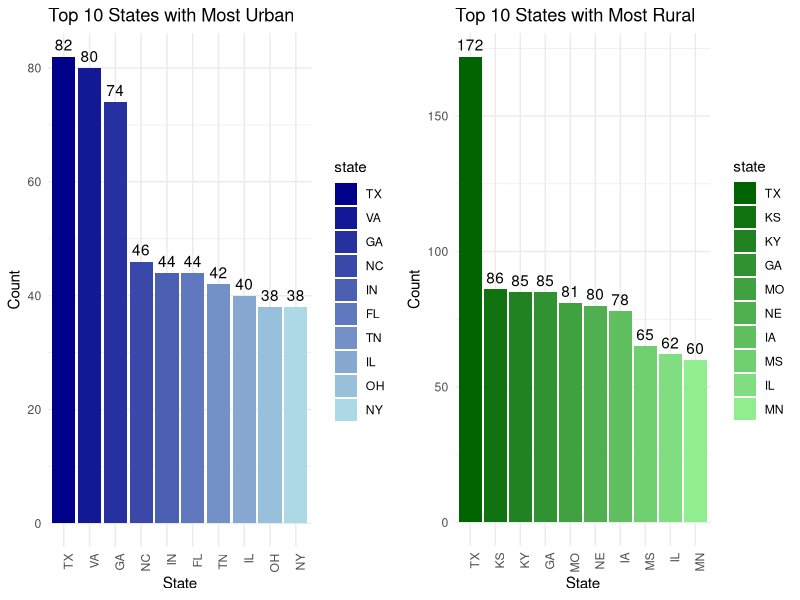
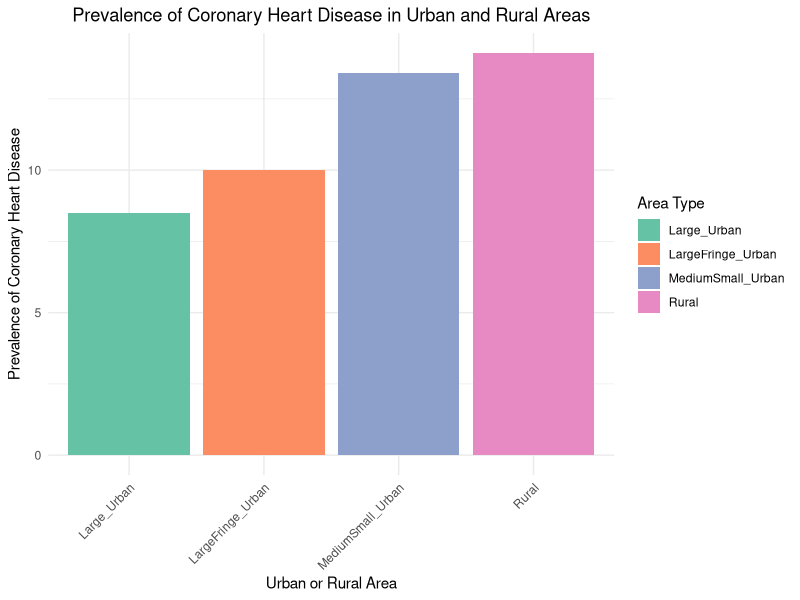
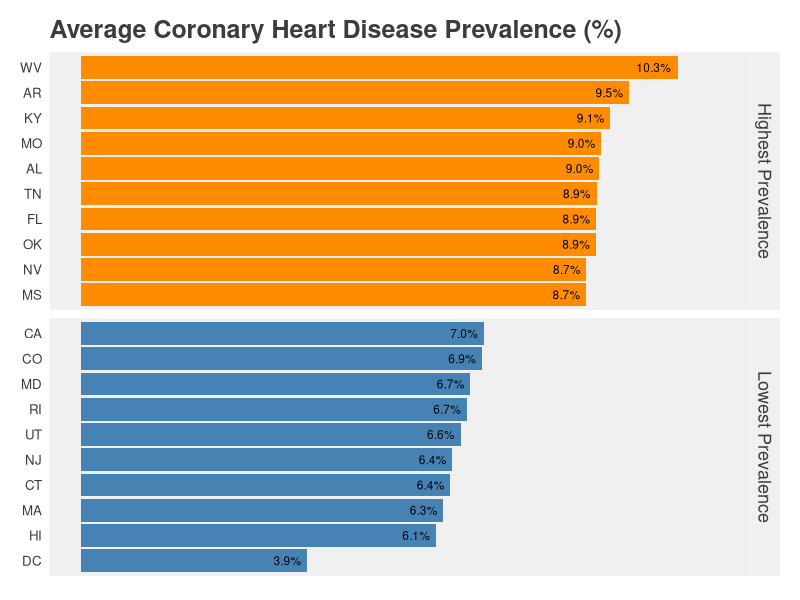
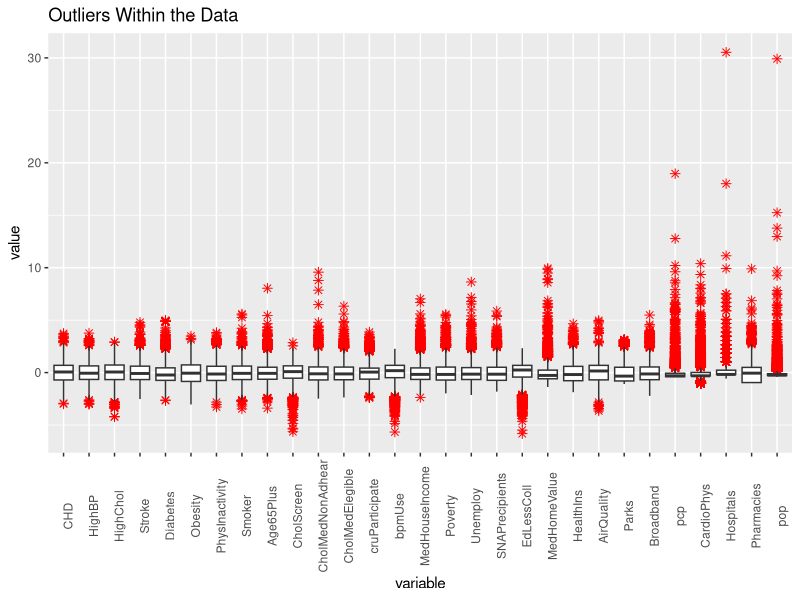

Source code (R) for these figures, in order: (Note: this script raises an error after producing the figures.)
## ---- chunk 1
knitr::opts_chunk$set(echo = FALSE, message = FALSE, warning = FALSE)

library(readr)
library(tidyverse)
library(gridExtra)
library(ggthemes)
library(reshape2)

## ---- chunk 2
cdc_clean <- read_csv("data/cleanCDC.csv")
cdc <- read_csv("../data/CDC_all.csv")

## ---- chunk 3
rmarkdown::paged_table(head(cdc_clean, n=20))

## ---- chunk 4
# Reverse the color palette
color_func <- colorRampPalette(c("lightgreen", "darkgreen"))
custom_colors <- rev(color_func(10))

# Select top 10 rural states
top_rural <- cdc %>%
  filter(UrbanRural == "Rural") %>%
  group_by(state) %>%
  summarise(count = n()) %>%
  arrange(count) %>%
  slice_tail(n = 10) %>%
  mutate(state = factor(state, levels = rev(state)))

# Plot top 10 rural states
mostRural = ggplot(top_rural, aes(x = state, y = count, fill = state)) +
  geom_bar(stat = "identity") +
  geom_text(aes(label = count), vjust = -0.5) +
  labs(title = "Top 10 States with Most Rural",
       x = "State", y = "Count") +
  scale_fill_manual(values = custom_colors) +
  theme_minimal() +
  theme(axis.text.x = element_text(angle = 90, hjust = 1))

## ---- chunk 5
# Reverse the color palette
color_func <- colorRampPalette(c("lightblue", "darkblue"))
custom_colors <- rev(color_func(10))

# Select top 10 urban states
top_urban <- cdc %>%
  filter(grepl("Urban", UrbanRural)) %>%
  group_by(state) %>%
  summarise(count = n()) %>%
  arrange(count) %>%
  slice_tail(n = 10) %>%
  mutate(state = factor(state, levels = rev(state)))

# Plot top 10 urban states
mostUrban = ggplot(top_urban, aes(x = state, y = count, fill = state)) +
  geom_bar(stat = "identity") +
  geom_text(aes(label = count), vjust = -0.5) +
  labs(title = "Top 10 States with Most Urban",
       x = "State", y = "Count") +
  scale_fill_manual(values = custom_colors) +
  theme_minimal() +
  theme(axis.text.x = element_text(angle = 90, hjust = 1))

## ---- chunk 6
# Arrange plots side by side
grid.arrange(mostUrban, mostRural, ncol = 2)
## ---- chunk 7
library(RColorBrewer)
colors <- brewer.pal(4, "Set2")

ggplot(data = cdc, aes(x = `UrbanRural`, y = `CHD`, fill = `UrbanRural`)) +
  geom_bar(stat = "identity", position = "dodge") +
  scale_fill_manual(values = colors) +
  labs(x = "Urban or Rural Area", 
       y = "Prevalence of Coronary Heart Disease", 
       fill = "Area Type",
       title = "Prevalence of Coronary Heart Disease in Urban and Rural Areas") +
  theme_minimal() +
  theme(axis.text.x = element_text(angle = 45, hjust = 1),
        plot.title = element_text(hjust = 0.5))
## ---- chunk 8
# Top 10 states with highest prevalence
highest_prevalence <- cdc %>%
  group_by(state) %>%
  summarise(average_CHD = mean(CHD, na.rm = TRUE)) %>%
  arrange(desc(average_CHD)) %>%
  slice(1:10) %>%
  mutate(average_CHD_text = sprintf("%.1f%%", average_CHD))

# Top 10 states with lowest prevalence
lowest_prevalence <- cdc %>%
  group_by(state) %>%
  summarise(average_CHD = mean(CHD, na.rm = TRUE)) %>%
  arrange(average_CHD) %>%
  slice(1:10) %>%
  mutate(average_CHD_text = sprintf("%.1f%%", average_CHD))

# Add a new column to differentiate between the two groups
highest_prevalence$group <- "Highest Prevalence"
lowest_prevalence$group <- "Lowest Prevalence"

# Combine the two data frames
combined_prevalence <- rbind(highest_prevalence, lowest_prevalence)

# Create the plot
ggplot(combined_prevalence, aes(x = reorder(state, average_CHD), y = average_CHD)) +
  geom_bar(stat = "identity", aes(fill = group)) +
  geom_text(aes(label = average_CHD_text), hjust = 1.2, size = 3) +
  coord_flip() +
  facet_grid(group ~ ., scales = "free", space = "free") +
  scale_y_continuous(limits = c(0, 11)) +
  scale_fill_manual(values = c("darkorange", "steelblue")) +
  theme_fivethirtyeight() +
  theme(axis.title.x = element_blank(), 
        axis.text.x = element_blank(), 
        axis.ticks.x = element_blank(), 
        legend.position = "none",
        panel.grid.major = element_blank(), 
        panel.grid.minor = element_blank(), 
        plot.background = element_blank(),
        strip.text = element_text(size = 13))+
  ggtitle("Average Coronary Heart Disease Prevalence (%)")

## ---- chunk 9
cdc_out <- cdc_clean %>% 
  select(-c("County", "State", "UrbanRural"))

# Scale the data
cdc_out <- as.data.frame(scale(cdc_out))

# Reshape the data to long format
cdc_out_long <- melt(cdc_out, id.vars = NULL)

# Create boxplots for each variable
ggplot(cdc_out_long, aes(x = variable, y = value)) +
  geom_boxplot(outlier.shape = 8,     # Use a different shape for outliers
               outlier.size = 2,      # Change the size of the outlier points
               outlier.color = "red") +  # Change the color of the outlier points
  ggtitle("Outliers Within the Data") +
  theme(axis.text.x = element_text(angle = 90))  # Rotate x-axis labels for readability
## ---- chunk 10
knitr::include_graphics("images/VarConnect.png")

## ---- chunk 11
knitr::include_graphics("images/VarConnectInteract.png")
